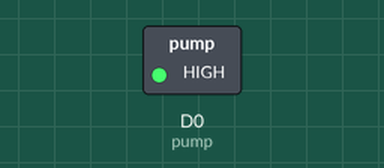
This program was run on a simulated CircuitPython board. Shown: switched loads named in the program (green lamp = pin HIGH).

Above: at 0.1 s.
At 15.1 s:
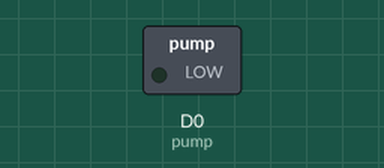
Timing chart, 0 to 16.6 s (numbered marks = the images above):
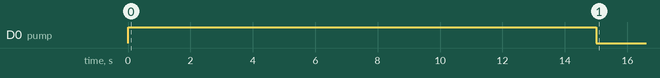

Measured:
- by itself, D0 (pump): LOW → HIGH at 0.00 s, → LOW 15.0 s later

The program:

code.py
```python
import board
import time
import simpleio
#import pulseio

#buzzer = pulseio.PWMOut(board.D3, frequency=2500, duty_cycle=0)
pump = simpleio.DigitalOut(board.D0)

def cyclePump():
    # Ultimately the timing for on/off will be more like 30 on and 3600 off.
    pump.value = True
    time.sleep(15)
    pump.value = False

#def makeBeep():
#    #mostly for learning purposes, but emits a quick beep pattern - disable when running via battery?
#    buzzer.duty_cycle = 30000
#    time.sleep(0.08)
#    buzzer.duty_cycle = 65535
#    time.sleep(0.1)
#    buzzer.duty_cycle = 30000
#    time.sleep(0.08)
#    buzzer.duty_cycle = 0


def generateO2():
#    makeBeep()
    cyclePump()

while True:
    generateO2()
    time.sleep(3600)

#while True:
#    print("Oxygenating the water!")
#    generateO2()
#    for number in range(3600, 0, -1):
#        time.sleep(1)
#        print("Next pump cycle will begin in " + str(number) + " seconds.")
```
